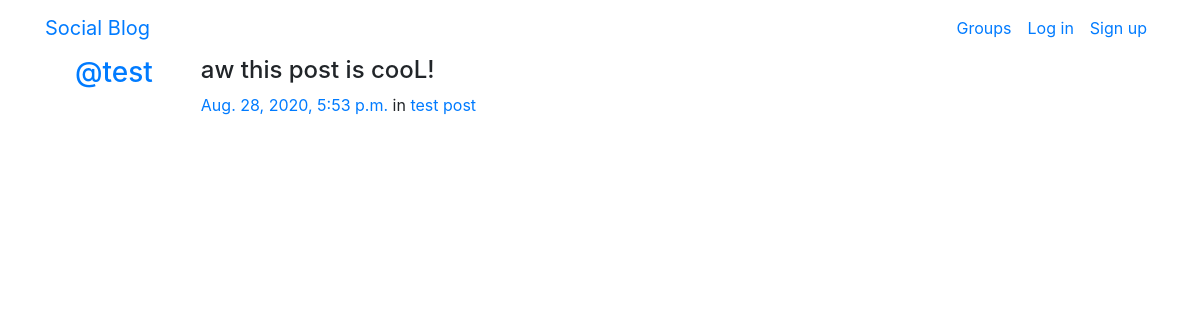
The app's page /posts/by/test/4/ with its own data.
### posts/models.py (models this page shows, shortened)
class Post(models.Model):
    user = models.ForeignKey(User, related_name='posts', on_delete=models.CASCADE)
    created_at = models.DateTimeField(auto_now=True)
    message = models.TextField()
    message_html = models.TextField(editable=False)
    group = models.ForeignKey(Group, related_name='posts', null=True, blank=True, on_delete=models.CASCADE)
    class Meta:
        ordering = ['-created_at']
        unique_together = ['user','message']

### groups/models.py (models this page shows, shortened)
class Group(models.Model):
    name = models.CharField(max_length=255,unique=True)
    slug = models.SlugField(allow_unicode=True,unique=True)
    description = models.TextField(blank=True)
    decription_html = models.TextField(editable=False)
    members = models.ManyToManyField(User, through='GroupMember')
    class Meta:
        ordering = ['name']

### posts/views.py (the view)
# urls.py: path("by/<username>/<int:pk>/",views.PostDetail.as_view(),name="single"),
class PostDetail(SelectRelatedMixin,generic.DetailView):
    model = models.Post
    select_related = ('user', 'group')
    def get_queryset(self):
        queryset = super().get_queryset()
        return queryset.filter(user__username__iexact=self.kwargs.get('username'))

### posts/templates/posts/post_detail.html
{% extends "posts/post_base.html" %}
{% block post_content %}
<div class="col-md-8">
    {% include "posts/_post.html" %}
</div>
{% endblock %}

### posts/templates/posts/_post.html (shortened to what this page needs)
<div class="media">
	<h3 class="mr-5"><a href="{% url 'posts:for_user' username=post.user.username %}">@{{ post.user.username }}</a></h3>
	<div class="media-body">
		<h4>{{ post.message|safe }}</h4>
			<time class="time"><a href="{% url 'posts:single' username=post.user.username pk=post.pk %}">{{ post.created_at }}</a></time>
			{% if post.group %}
			<span class="group-name">in <a href="#">{{ post.group.name }}</a></span>
			{% endif %}
	</div>
</div>

### records on screen
Post: user.username "test", message "aw this post is cooL!", created_at "Aug. 28, 2020, 5:53 p.m.", group.name "test post"
